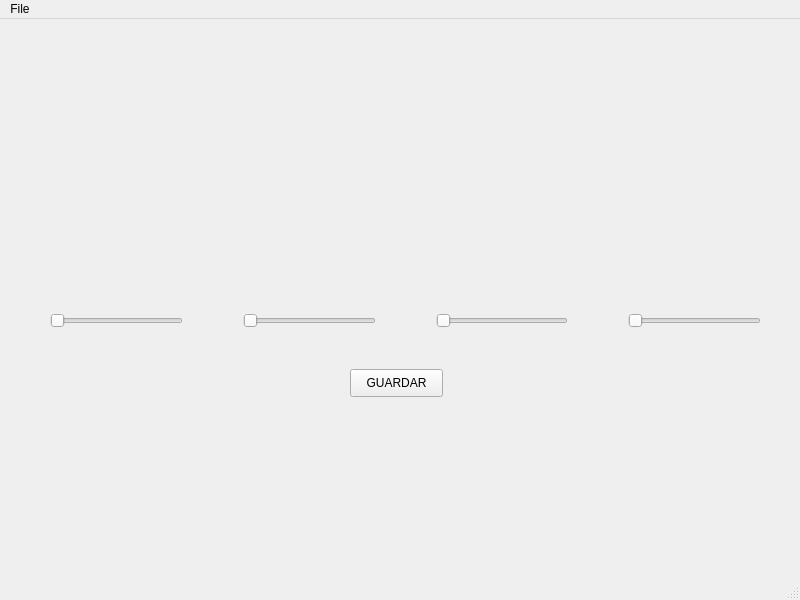
<?xml version="1.0" encoding="UTF-8"?>
<ui version="4.0">
 <class>MainWindow</class>
 <widget class="QMainWindow" name="MainWindow">
  <property name="geometry">
   <rect>
    <x>0</x>
    <y>0</y>
    <width>800</width>
    <height>600</height>
   </rect>
  </property>
  <property name="windowTitle">
   <string>MainWindow</string>
  </property>
  <widget class="QWidget" name="centralwidget">
   <widget class="QPushButton" name="GUARDAR">
    <property name="geometry">
     <rect>
      <x>350</x>
      <y>350</y>
      <width>93</width>
      <height>28</height>
     </rect>
    </property>
    <property name="text">
     <string>GUARDAR</string>
    </property>
   </widget>
   <widget class="QWidget" name="">
    <property name="geometry">
     <rect>
      <x>50</x>
      <y>290</y>
      <width>711</width>
      <height>24</height>
     </rect>
    </property>
    <layout class="QHBoxLayout" name="horizontalLayout">
     <property name="spacing">
      <number>60</number>
     </property>
     <item>
      <widget class="QSlider" name="Garra">
       <property name="maximum">
        <number>9</number>
       </property>
       <property name="orientation">
        <enum>Qt::Horizontal</enum>
       </property>
      </widget>
     </item>
     <item>
      <widget class="QSlider" name="Brazo1">
       <property name="maximum">
        <number>9</number>
       </property>
       <property name="orientation">
        <enum>Qt::Horizontal</enum>
       </property>
      </widget>
     </item>
     <item>
      <widget class="QSlider" name="Brazo2">
       <property name="maximum">
        <number>9</number>
       </property>
       <property name="orientation">
        <enum>Qt::Horizontal</enum>
       </property>
      </widget>
     </item>
     <item>
      <widget class="QSlider" name="Base">
       <property name="maximum">
        <number>9</number>
       </property>
       <property name="orientation">
        <enum>Qt::Horizontal</enum>
       </property>
      </widget>
     </item>
    </layout>
   </widget>
  </widget>
  <widget class="QMenuBar" name="menubar">
   <property name="geometry">
    <rect>
     <x>0</x>
     <y>0</y>
     <width>800</width>
     <height>26</height>
    </rect>
   </property>
   <widget class="QMenu" name="menuFile">
    <property name="title">
     <string>File</string>
    </property>
    <addaction name="actionSave"/>
    <addaction name="actionSave_As"/>
   </widget>
   <addaction name="menuFile"/>
  </widget>
  <widget class="QStatusBar" name="statusbar"/>
  <action name="actionSave">
   <property name="text">
    <string>Save...</string>
   </property>
  </action>
  <action name="actionSave_As">
   <property name="text">
    <string>Save As...</string>
   </property>
  </action>
 </widget>
 <resources/>
 <connections/>
</ui>
